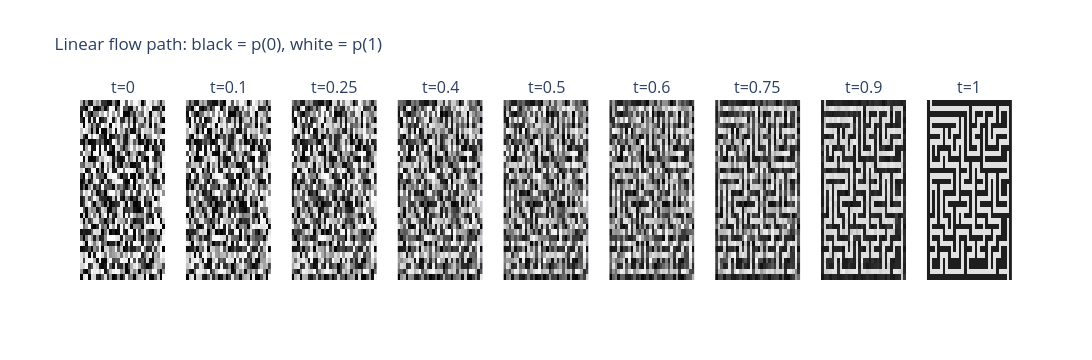

The cell this chart's notebook holds for it:
### Markdown cell above
## 2. Forward Flow Path

For a clean embedded maze `x_data` and independent Gaussian noise `z`, define the conditional path

`x_t = (1 - t) * z + t * x_data`, with `t` sampled uniformly from `[0, 1]`.

Its target velocity is constant along the path: `v_target = x_data - z`. This panel decodes the continuous states using the same fixed-temperature embedding dot-product visualization at every time; the visualization does not alter the path.

### Code cell
EMBEDDING_DIM = 2
TEMPERATURE = 0.5
binary_embeddings = make_binary_embeddings(EMBEDDING_DIM, DEVICE)
print("Fixed unit embeddings [wall=0, passage=1]:")
print(binary_embeddings.detach().cpu())
print(
    f"Embedding cosine similarity: {torch.dot(binary_embeddings[0], binary_embeddings[1]).item():.2e}"
)

preview_maze = torch.from_numpy(mazes[0].copy()).long().unsqueeze(0).to(DEVICE)
x_data = embed_binary(preview_maze, binary_embeddings)
preview_noise = torch.randn_like(x_data)
preview_times = [0.0, 0.1, 0.25, 0.4, 0.5, 0.6, 0.75, 0.9, 1.0]
with torch.no_grad():
    preview_frames = []
    for t in preview_times:
        t_batch = torch.full((1,), t, device=DEVICE)
        x_t = (1.0 - t_batch[:, None, None, None]) * preview_noise + t_batch[
            :, None, None, None
        ] * x_data
        probabilities = decode_probabilities(x_t, binary_embeddings, TEMPERATURE)
        preview_frames.append(probabilities[0, 1].cpu().numpy())

path_fig = make_subplots(
    rows=1,
    cols=len(preview_times),
    subplot_titles=[f"t={t:g}" for t in preview_times],
)
for col, frame in enumerate(preview_frames, start=1):
    path_fig.add_trace(
        go.Heatmap(
            z=frame,
            zmin=0,
            zmax=1,
            colorscale=[[0, "black"], [1, "white"]],
            showscale=False,
        ),
        row=1,
        col=col,
    )
path_fig.update_layout(
    title="Linear flow path: black = p(0), white = p(1)",
    width=1700,
    height=360,
)
path_fig.update_xaxes(showticklabels=False)
path_fig.update_yaxes(showticklabels=False, autorange="reversed")
path_fig.show()

### Figure 1 — Plotly figure (JSON) as saved in the notebook; plotly's stock layout.template omitted (floating-point values rounded to 4 significant figures; data arrays with more than 128 entries replaced by an {"elided": "..."} marker saying what was removed)
{"data": [{"colorscale": [[0, "black"], [1, "white"]], "showscale": false, "type": "heatmap", "xaxis": "x", "yaxis": "y", "z": {"elided": "32x32 float values"}, "zmax": 1, "zmin": 0}, {"colorscale": [[0, "black"], [1, "white"]], "showscale": false, "type": "heatmap", "xaxis": "x2", "yaxis": "y2", "z": {"elided": "32x32 float values"}, "zmax": 1, "zmin": 0}, {"colorscale": [[0, "black"], [1, "white"]], "showscale": false, "type": "heatmap", "xaxis": "x3", "yaxis": "y3", "z": {"elided": "32x32 float values"}, "zmax": 1, "zmin": 0}, {"colorscale": [[0, "black"], [1, "white"]], "showscale": false, "type": "heatmap", "xaxis": "x4", "yaxis": "y4", "z": {"elided": "32x32 float values"}, "zmax": 1, "zmin": 0}, {"colorscale": [[0, "black"], [1, "white"]], "showscale": false, "type": "heatmap", "xaxis": "x5", "yaxis": "y5", "z": {"elided": "32x32 float values"}, "zmax": 1, "zmin": 0}, {"colorscale": [[0, "black"], [1, "white"]], "showscale": false, "type": "heatmap", "xaxis": "x6", "yaxis": "y6", "z": {"elided": "32x32 float values"}, "zmax": 1, "zmin": 0}, {"colorscale": [[0, "black"], [1, "white"]], "showscale": false, "type": "heatmap", "xaxis": "x7", "yaxis": "y7", "z": {"elided": "32x32 float values"}, "zmax": 1, "zmin": 0}, {"colorscale": [[0, "black"], [1, "white"]], "showscale": false, "type": "heatmap", "xaxis": "x8", "yaxis": "y8", "z": {"elided": "32x32 float values"}, "zmax": 1, "zmin": 0}, {"colorscale": [[0, "black"], [1, "white"]], "showscale": false, "type": "heatmap", "xaxis": "x9", "yaxis": "y9", "z": {"elided": "32x32 float values"}, "zmax": 1, "zmin": 0}], "layout": {"annotations": [{"font": {"size": 16}, "showarrow": false, "text": "t=0", "x": 0.04568, "xanchor": "center", "xref": "paper", "y": 1, "yanchor": "bottom", "yref": "paper"}, {"font": {"size": 16}, "showarrow": false, "text": "t=0.1", "x": 0.1593, "xanchor": "center", "xref": "paper", "y": 1, "yanchor": "bottom", "yref": "paper"}, {"font": {"size": 16}, "showarrow": false, "text": "t=0.25", "x": 0.2728, "xanchor": "center", "xref": "paper", "y": 1, "yanchor": "bottom", "yref": "paper"}, {"font": {"size": 16}, "showarrow": false, "text": "t=0.4", "x": 0.3864, "xanchor": "center", "xref": "paper", "y": 1, "yanchor": "bottom", "yref": "paper"}, {"font": {"size": 16}, "showarrow": false, "text": "t=0.5", "x": 0.5, "xanchor": "center", "xref": "paper", "y": 1, "yanchor": "bottom", "yref": "paper"}, {"font": {"size": 16}, "showarrow": false, "text": "t=0.6", "x": 0.6136, "xanchor": "center", "xref": "paper", "y": 1, "yanchor": "bottom", "yref": "paper"}, {"font": {"size": 16}, "showarrow": false, "text": "t=0.75", "x": 0.7272, "xanchor": "center", "xref": "paper", "y": 1, "yanchor": "bottom", "yref": "paper"}, {"font": {"size": 16}, "showarrow": false, "text": "t=0.9", "x": 0.8407, "xanchor": "center", "xref": "paper", "y": 1, "yanchor": "bottom", "yref": "paper"}, {"font": {"size": 16}, "showarrow": false, "text": "t=1", "x": 0.9543, "xanchor": "center", "xref": "paper", "y": 1, "yanchor": "bottom", "yref": "paper"}], "height": 360, "title": {"text": "Linear flow path: black = p(0), white = p(1)"}, "width": 1700, "xaxis": {"anchor": "y", "domain": [0, 0.09136], "showticklabels": false}, "xaxis2": {"anchor": "y2", "domain": [0.1136, 0.2049], "showticklabels": false}, "xaxis3": {"anchor": "y3", "domain": [0.2272, 0.3185], "showticklabels": false}, "xaxis4": {"anchor": "y4", "domain": [0.3407, 0.4321], "showticklabels": false}, "xaxis5": {"anchor": "y5", "domain": [0.4543, 0.5457], "showticklabels": false}, "xaxis6": {"anchor": "y6", "domain": [0.5679, 0.6593], "showticklabels": false}, "xaxis7": {"anchor": "y7", "domain": [0.6815, 0.7728], "showticklabels": false}, "xaxis8": {"anchor": "y8", "domain": [0.7951, 0.8864], "showticklabels": false}, "xaxis9": {"anchor": "y9", "domain": [0.9086, 1], "showticklabels": false}, "yaxis": {"anchor": "x", "autorange": "reversed", "domain": [0, 1], "showticklabels": false}, "yaxis2": {"anchor": "x2", "autorange": "reversed", "domain": [0, 1], "showticklabels": false}, "yaxis3": {"anchor": "x3", "autorange": "reversed", "domain": [0, 1], "showticklabels": false}, "yaxis4": {"anchor": "x4", "autorange": "reversed", "domain": [0, 1], "showticklabels": false}, "yaxis5": {"anchor": "x5", "autorange": "reversed", "domain": [0, 1], "showticklabels": false}, "yaxis6": {"anchor": "x6", "autorange": "reversed", "domain": [0, 1], "showticklabels": false}, "yaxis7": {"anchor": "x7", "autorange": "reversed", "domain": [0, 1], "showticklabels": false}, "yaxis8": {"anchor": "x8", "autorange": "reversed", "domain": [0, 1], "showticklabels": false}, "yaxis9": {"anchor": "x9", "autorange": "reversed", "domain": [0, 1], "showticklabels": false}}}
